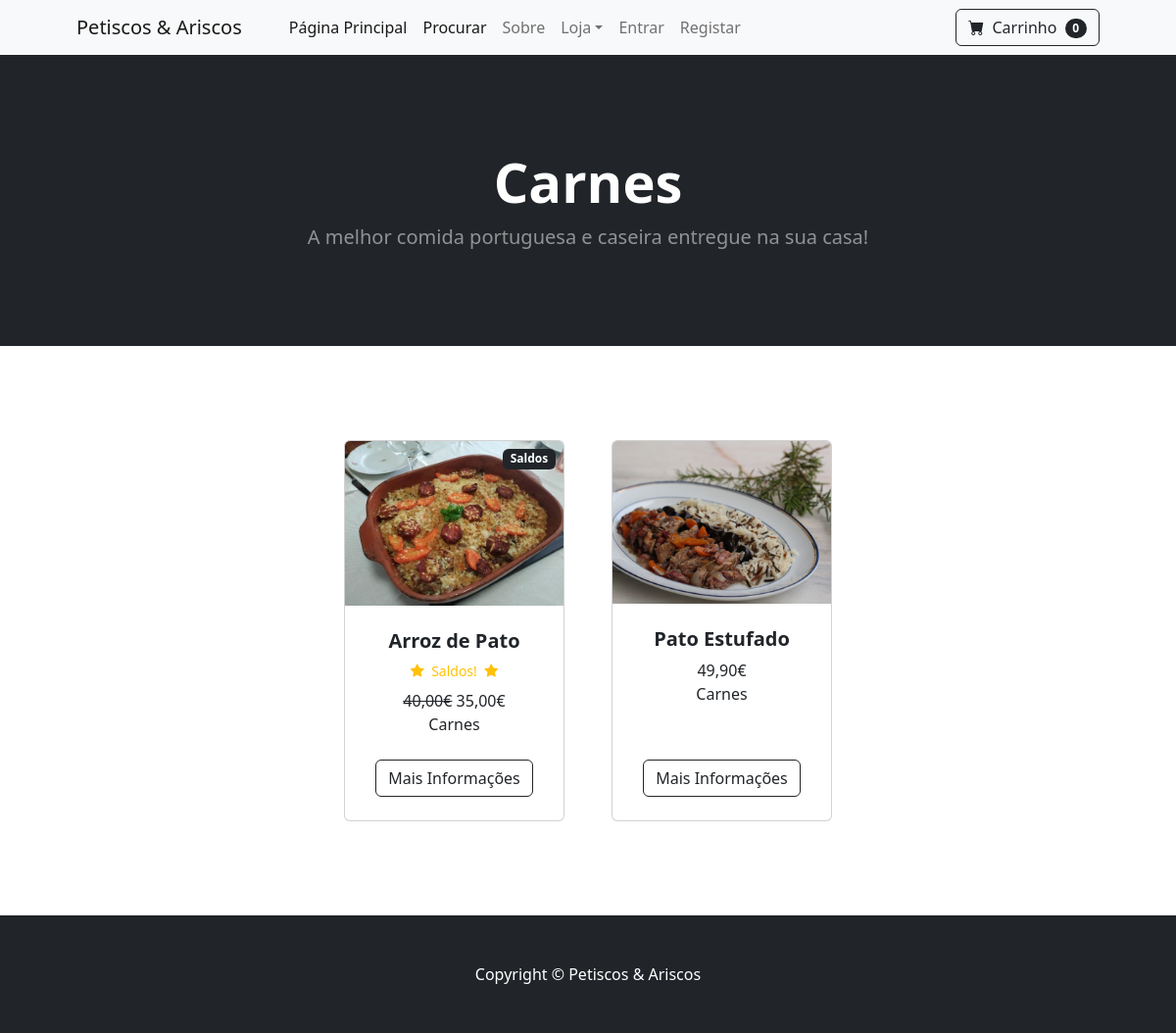
The page /category/Carnes on the database its author committed.
### mystore/models.py (models this page shows, shortened)
class Categories(models.Model):
    name = models.CharField(max_length=50)
    def __str__(self):
        return self.name
    class Meta:
        verbose_name_plural = "Categories"

class Products(models.Model):
    name = models.CharField(max_length=100)
    price = models.DecimalField(default=0, decimal_places=2, max_digits=6)
    category = models.ForeignKey(Categories, on_delete=models.CASCADE, default=1)
    description = models.CharField(max_length=250, default='', blank=True, null=True)
    image = models.ImageField(upload_to='uploads/product/')
    is_sale = models.BooleanField(default=False)
    sale_price = models.DecimalField(default=0, decimal_places=2, max_digits=6)
    class Meta:
        verbose_name_plural = "Products"

### mystore/views.py (the view)
# urls.py: path('category/<str:cn>', views.category, name='category'),
def category(request, cn):
    try:
        category = Categories.objects.get(name=cn)
        products = Products.objects.filter(category=category)
        return render(request, 'category.html', {
            'products': products,
            'category': category
        })
    except Categories.DoesNotExist:
        messages.error(request, 'Desculpa, neste momento não há produtos desta categoria.')
        return redirect('home')

### cart/cart.py (called while the page is built)
    def __len__(self):
        return len(self.cart)

### cart/context_processors.py (called while the page is built)
def cart(request):
    return {'cart': Cart(request)}

### mystore/templates/category.html
{% extends 'base.html' %}
{% block content %}
        <header class="bg-dark py-5">
            <div class="container px-4 px-lg-5 my-5">
                <div class="text-center text-white">
                    <h1 class="display-4 fw-bolder">{{ category }}</h1>
                    <p class="lead fw-normal text-white-50 mb-0">A melhor comida portuguesa e caseira entregue na sua casa!</p>
                </div>
            </div>
        </header>
        <section class="py-5">
            <div class="container px-4 px-lg-5 mt-5">
                <div class="row gx-4 gx-lg-5 row-cols-2 row-cols-md-3 row-cols-xl-4 justify-content-center">
                    {% for product in products %}
                        {% if product.is_sale %}
                        <div class="col mb-5">
                            <div class="card h-100">
                                <div class="badge bg-dark text-white position-absolute" style="top: 0.5rem; right: 0.5rem">Saldos</div>
                                <img class="card-img-top" src="{{ product.image.url }}" alt="..." />
                                <div class="card-body p-4">
                                    <div class="text-center">
                                        <h5 class="fw-bolder">{{ product.name }}</h5>
                                        <div class="d-flex justify-content-center small text-warning mb-2">
                                        <div class="bi-star-fill"></div>&nbsp;&nbsp;Saldos!&nbsp;&nbsp;
                                        <div class="bi-star-fill"></div></div>
                                        <strike>{{ product.price }}€</strike>
                                        {{ product.sale_price }}€
                                        <br>
                                        {{ product.category }}
                                    </div>
                                </div>
                                <div class="card-footer p-4 pt-0 border-top-0 bg-transparent">
                                    <div class="text-center"><a class="btn btn-outline-dark mt-auto" href="{% url 'product' product.id %}">Mais Informações</a></div>
                                </div>
                            </div>
                        </div>
                        {% else %}
                    <div class="col mb-5">
                        <div class="card h-100">
                            <img class="card-img-top" src="{{ product.image.url }}" alt="..." />
                            <div class="card-body p-4">
                                <div class="text-center">
                                    <h5 class="fw-bolder">{{ product.name }}</h5>
                                    {{ product.price }}€
                                    <br>
                                    {{ product.category }}
                                </div>
                            </div>
                            <div class="card-footer p-4 pt-0 border-top-0 bg-transparent">
                                <div class="text-center"><a class="btn btn-outline-dark mt-auto" href="{% url 'product' product.id %}">Mais Informações</a></div>
                            </div>
                        </div>
                    </div>
                        {% endif %}
                    {% endfor %}
                </div>
            </div>
        </section>
{% endblock %}

### rows shown on the page
Categories: name "Carnes"
Products: image (picture), name "Arroz de Pato", price "40,00", sale_price "35,00", category "Carnes"
Products: image (picture), name "Pato Estufado", price "49,90", category "Carnes"

### other values the page prints
{{ cart|length }} "0"
